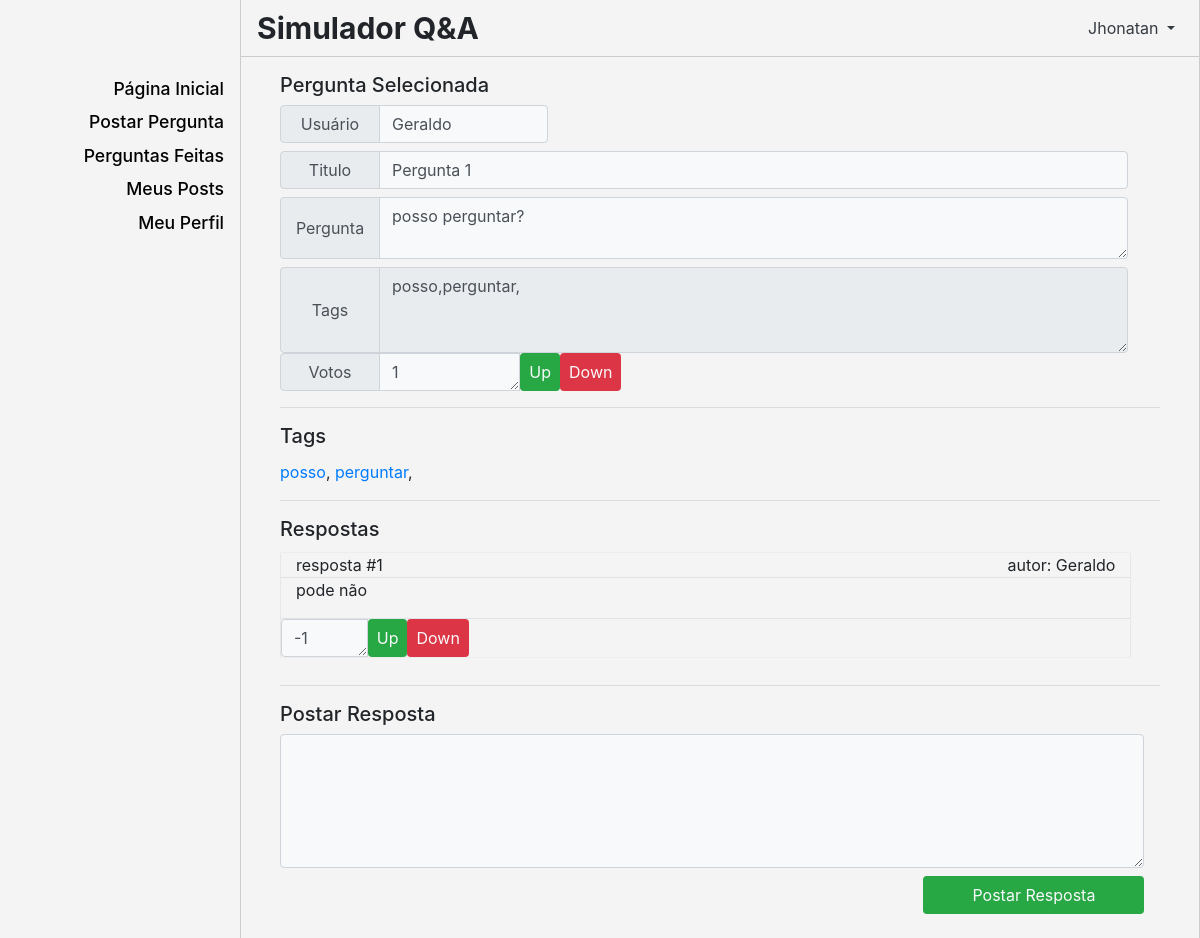
The app's page /selecionar_pergunta/1 (signed in) with its own data.
### qa/models.py (models this page shows, shortened)
class Pergunta(models.Model):
    usuario = models.CharField(max_length=100, default='usuario default')
    titulo = models.CharField(max_length=100, blank=True)
    texto = models.TextField(max_length=1000, default='texto default')
    tags = models.TextField(null=True)
    votos = models.IntegerField(default=0)

class Resposta(models.Model):
    pergunta = models.ForeignKey(Pergunta, on_delete=models.CASCADE)
    usuario = models.CharField(max_length=100)
    texto = models.CharField(max_length=1000)
    votos = models.IntegerField(default=0)

### qa/views.py (the view)
# urls.py: path('selecionar_pergunta/<int:pergunta_id>', views.selecionar_pergunta, name='selecionar_pergunta'),
def selecionar_pergunta(request, pergunta_id):
    usuario = request.user.get_username()
    pergunta = get_object_or_404(Pergunta, pk=pergunta_id)
    lista_respostas = pergunta.resposta_set.all()
    jsonDec = json.decoder.JSONDecoder()
    tagsList = jsonDec.decode(pergunta.tags)
    tagsString = ''
    for i in tagsList:
    	tagsString = tagsString+i+','
    VotosTotais = VotosPerguntas.objects.all()
    VotosTotaisRespostas = VotosRespostas.objects.all()
    context = {'VotosTotaisRespostas': VotosTotaisRespostas, 'pergunta': pergunta,'tags': tagsString,'tagsList':tagsList, 'lista_respostas': lista_respostas, 'usuario':usuario, "VotosTotais": VotosTotais}
    return render(request, 'qa/pergunta_selecionada.html', context)

### qa/templates/qa/pergunta_selecionada.html (shortened to what this page needs)
{% extends 'qa/template.html' %}
{% block content %}
	<div class='container-fluid ml-4 mt-3'>
		<div class='row ml-0'>
			<h5>Pergunta Selecionada</h5>
		</div>
		<div class='row'>
			<div class='col-11'>
				<div class="input-group mb-2 pl-0 col-4">
					<div class="input-group-prepend prepend-width">
						<div class="input-group-text full-width justify-content-center">
							Usuário
						</div>
					</div>
					<input type='text' name='username' class="form-control bg-light" value='{{pergunta.usuario}}' disabled/>
				</div>
				<div class="input-group mb-2">
					<div class="input-group-prepend prepend-width">
						<div class="input-group-text full-width justify-content-center">
							Titulo
						</div>
					</div>
					<input type='text' id="perguntaTitulo" class="form-control col-12 bg-light" name='titulo' value='{{pergunta.titulo}}'/>
				</div>
				<div class="input-group mb-2">
					<div class="input-group-prepend prepend-width">
						<div class="input-group-text full-width justify-content-center">
							Pergunta
						</div>
					</div>
					<textarea id="perguntaTexto" class="form-control col-12 bg-light" name='texto' rows='2'>{{pergunta.texto}}</textarea>
				</div>
				<div class="input-group">
                        <div class="input-group-prepend prepend-width">
                            <div class="input-group-text full-width justify-content-center">
                                Tags
                            </div>
                        </div>
                        <textarea id="perguntaTags" class="form-control col-12" rows="3" name="tags" placeholder="Digite as tags separadas por vírgulas." required>{{tags}}</textarea>
                    </div>
					<form id='formUpVote' action='{% url "qa:VotePergunta" pergunta.id %}' method='post'>
					<div class="input-group">
						<div class="input-group-prepend prepend-width">
							<div class="input-group-text full-width justify-content-center">
								Votos
							</div>
						</div>
							<textarea id="votos" class="form-control col-2 bg-light" name='votos' rows='1'>{{pergunta.votos}}</textarea>
							{% if usuario %}
							<input id='upVote' type='button' value='Up' class='btn bg-success px-2 text-light'/>
							<input id='downVote' type='button' value='Down' class='btn bg-danger px-2 text-light'/>
							{% endif %}
					</div>
					</form>
			</div>
		</div>
		<hr class='mr-5'/>
		<div class='row ml-0'>
			<h5>Tags</h5>
		</div>
		<div class='col-11 pl-0 mb-1 pt-1' style='height:auto; max-height: 32vh; overflow:auto'>
			{% for tag in tagsList %}
				<a href="/tags/{{tag}}">{{tag}}</a>,
			{% endfor %}
		</div>
		<hr class='mr-5'/>
		<div class='row ml-0'>
			<h5>Respostas</h5>
		</div>
		{% if lista_respostas %}
		<div class='row ml-0'>
			<div class='col-11 pl-0 mb-1 pt-1' style='height:auto; max-height: 32vh; overflow:auto'>
				{% for resposta in lista_respostas %}
					<div class='container mb-2' style='box-shadow: 0px 0px 1px 0.1px #aaaaaa; margin-left: 1px'>
						<a class='nolink' href='/selecionar_resposta/{{resposta.id}}'>
							<div class='row'>
								<div class='col-6'>
									resposta #{{forloop.counter}}
								</div>
								<div class='col-6 text-right'>
									autor: {{resposta.usuario}}
								</div>
							</div>
							<div class='row border-top'>
								<div class='col-12'>
									<p>{{resposta.texto}}</p>
								</div>
							</div>
						</a>
						<div class='row border-top'>
							<form id='formUpVoteResposta{{resposta.id}}' action='{% url "qa:VoteResposta" pergunta.id resposta.id %}' method='post'>
							<div class='input-group'>
								<textarea id="votosResposta{{resposta.id}}" class="form-control col-3 bg-light" name='votosResposta{{resposta.id}}' rows='1'>{{resposta.votos}}</textarea>
								{% if usuario %}
								<input id='upVoteResposta{{resposta.id}}' type='button' value='Up' class='btn bg-success px-2 text-light'/>
								<input id='downVoteResposta{{resposta.id}}' type='button' value='Down' class='btn bg-danger px-2 text-light'/>
								{% endif %}
							</div>
							</form>
						</div>
					</div>
				{% endfor %}
			</div>
		</div>
        {% endif %}
		<hr class='mr-5'/>
		<div class='row ml-0'>
			<h5>Postar Resposta</h5>
		</div>
		<div class='row ml-0 mb-4'>
			<div class='col-11 px-0'>
				<form action='{% url "qa:postar_resposta" pergunta.id %}' method='post'>
					<div class="form-group mb-0">
						<textarea id='respostaTexto' class="form-control col-12 bg-light" rows="5" name='texto' required></textarea>
					</div>
					<div class='row mt-2 mx-auto justify-content-end'>
						<input id='respostaSubmit' type='submit' value='Postar Resposta' class='btn bg-success px-5 text-light'/>
					</div>
				</form>
			</div>
		</div>
    </div>
{% endblock %}

### qa/templates/qa/template.html (shortened to what this page needs)
<!DOCTYPE html>
{% load static %}
<html lang="en">
<head>
  <link href="{% static 'css/sidebar.css' %}" rel="stylesheet">
  <link href="{% static 'css/alerts.css' %}" rel="stylesheet">
  <link rel="stylesheet" href="{% static 'css/css_geral.css' %}">
  <link rel="stylesheet" href="https://maxcdn.bootstrapcdn.com/bootstrap/4.0.0/css/bootstrap.min.css">
</head>
<body class='bg-page body-style'>
  <div class="d-flex bg-page" id="wrapper">
    <div class="bg-page border-right" id="sidebar-wrapper" style="border-color:#ccc !important;">
      <div class="sidebar-heading text-center py-0 text-light" style="height:56px; font-weight:bold; font-size: 24px">
      </div>
      <div class="list-group list-group-flush mt-3">
        <a href="/home" class="list-group-item list-group-item-action bg-page font-menu border-0 py-1 pr-3">Página Inicial</a>
        <a href="/postar_pergunta" class="list-group-item list-group-item-action bg-page font-menu border-0 py-1 pr-3">Postar Pergunta</a>
        <a href="/listar_perguntas" class="list-group-item list-group-item-action bg-page font-menu border-0 py-1 pr-3">Perguntas Feitas</a>
        <a href='/meus_posts' class='list-group-item list-group-item-action bg-page font-menu border-0 py-1 pr-3'>Meus Posts</a>
        <a href='/meu_perfil' class='list-group-item list-group-item-action bg-page font-menu border-0 py-1 pr-3'>Meu Perfil</a>
      </div>
    </div>
    <div id="page-content-wrapper" class='border-right' style='border-color: #ccc !important'>
      <nav class="navbar navbar-expand-lg navbar-light bg-page border-bottom" style="height: 57px; border-color:#ccc !important;">
        <a href='/home' style="font-size:30px; font-weight:bold" class='nolink'>Simulador Q&A</a>
        {% if usuario %}
          <div class="collapse navbar-collapse" id="navbarSupportedContent">
            <ul class="navbar-nav ml-auto mt-2 mt-lg-0">
              <li class="nav-item dropdown">
                <a class="nav-link dropdown-toggle text-dark" href="#" id="navbarDropdown" role="button" data-toggle="dropdown" aria-haspopup="true" aria-expanded="false">
                    {{usuario}}
                </a>
              </li>
            </ul>
          </div>
        {% endif %}
      </nav>
        {% block content %}
		    {% endblock %}
    </div>
  </div>
</body>
</html>

### qa/static/css/sidebar.css (style rules this page uses)
body { overflow-x: hidden; }
#sidebar-wrapper { min-height: 100vh; margin-left: -15rem; -webkit-transition: margin .25s ease-out; -moz-transition: margin .25s ease-out; -o-transition: margin .25s ease-out; transition: margin .25s ease-out; }
#sidebar-wrapper .sidebar-heading { padding: 0.875rem 1rem; font-size: 1.2rem; font-weight: bold; }
#sidebar-wrapper .list-group { width: 15rem; }
#page-content-wrapper { min-width: 100vw; }
@media (min-width: 768px) { #sidebar-wrapper { margin-left: 0; } }
@media (min-width: 768px) { #page-content-wrapper { min-width: 0; width: 100%; } }

### qa/static/css/css_geral.css (style rules this page uses)
.bg-page { background-color: #f4f4f4 !important; }
.font-menu { color: #000 !important; font-size: 1.1rem; text-align: right!important; font-weight: 550; }

### qa/templates/qa/template.html (style rules this page uses)
.nolink,.nolink:link,.nolink:visited,.nolink:hover,.nolink:focus,.nolink:active { color: inherit; text-decoration: none; }
.full-width { width: 100%; }
.prepend-width { width: 100px; }

### qa/templates/qa/pergunta_selecionada.html (style rules this page uses)
.full-width { width: 100%; }
.prepend-width { width: 100px; }

### records on screen
Pergunta: username "Geraldo", titulo "Pergunta 1", texto "posso perguntar?", votos "1"
Resposta: usuario "Geraldo", texto "pode não", votosResposta1 "-1"

### other values on screen
{{ usuario }} "Jhonatan"
{{ tag }} "posso" "perguntar"
